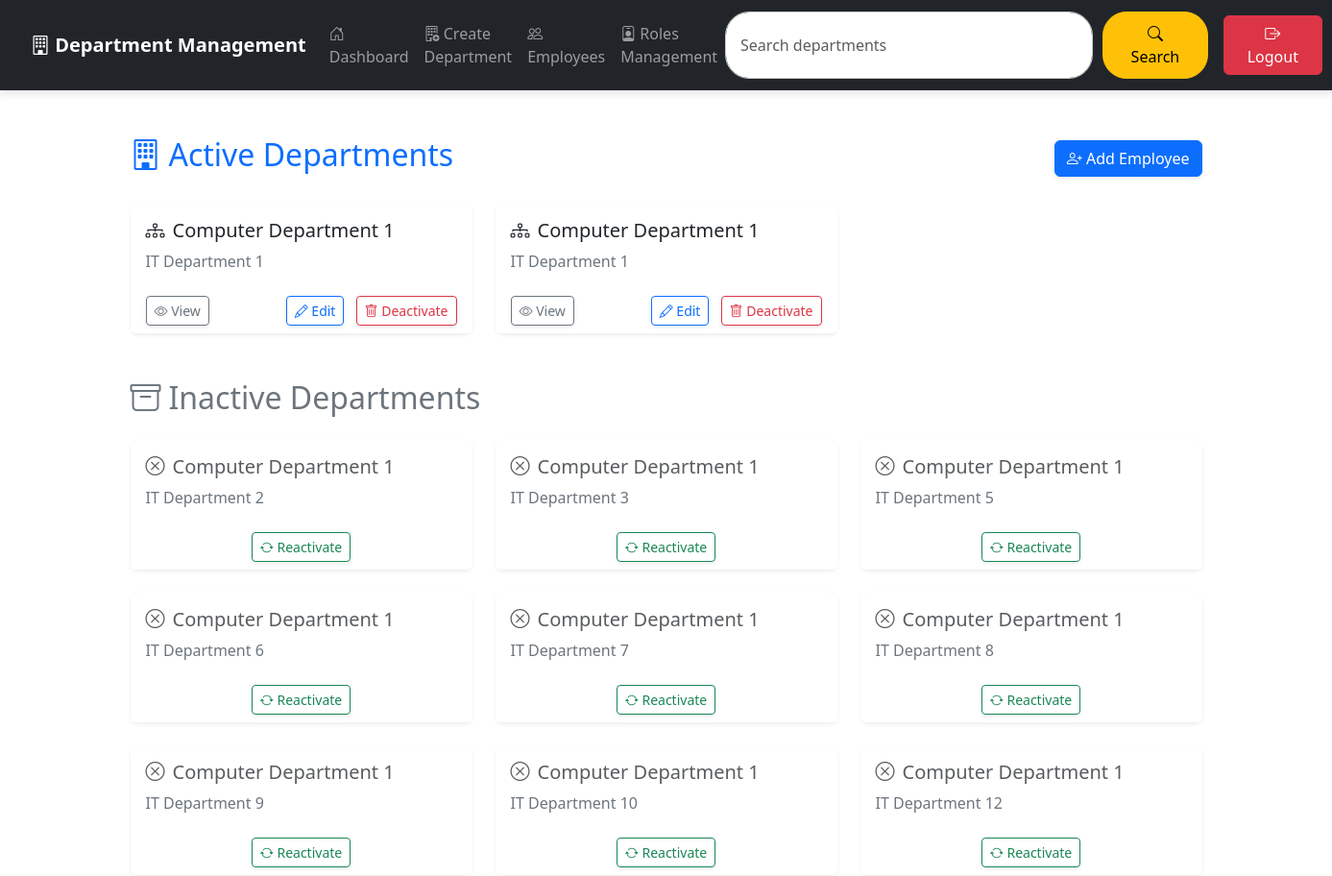
/departments/ (signed in, upper part), run on an earlier commit of the app's database.
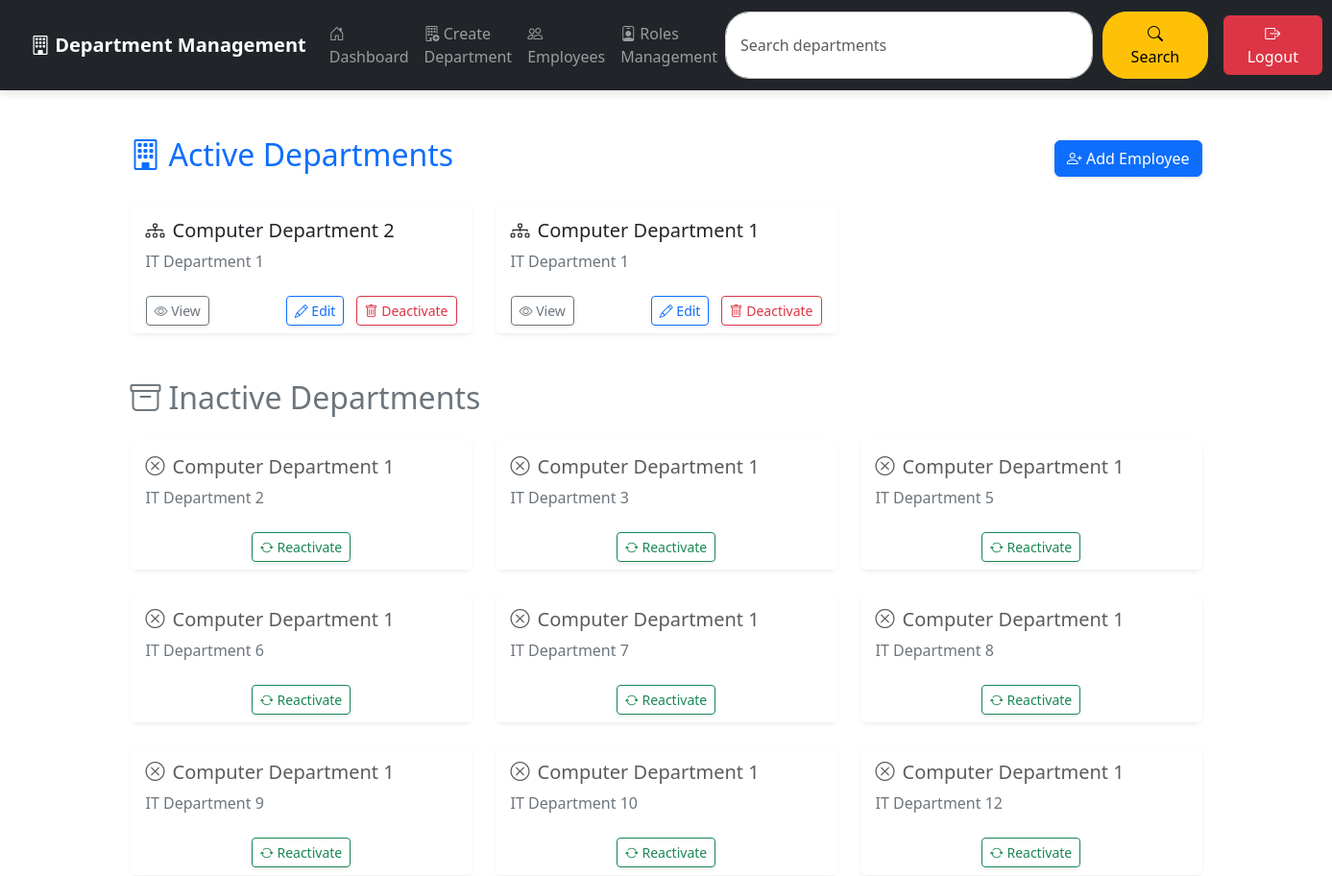
And on a later commit of the database.
### app/models.py (models this page shows, shortened)
class Department(models.Model):
    dept_id = models.AutoField(primary_key=True, unique=True)
    dept_name = models.CharField(max_length=100)
    description = models.CharField(max_length=300)
    created_at = models.DateTimeField(auto_now_add=True)
    updated_at = models.DateTimeField(auto_now=True)
    status = models.BooleanField(default=True)
    order = models.PositiveIntegerField(default=0)
    class Meta:
        db_table = 'department'
        verbose_name = 'Department'
        verbose_name_plural = 'Departments'

### app/views.py (the view)
# urls.py: path('', views.department_dashboard, name='dashboard'),
@login_required
@user_passes_test(is_admin)
def department_dashboard(request):
    active_departments = Department.objects.filter(status=True)
    inactive_departments = Department.objects.filter(status=False)
    return render(request, 'departments/dashboard.html', {
        'active_departments': active_departments,
        'inactive_departments': inactive_departments
    })

### app/views.py (called while the page is built)
def is_admin(user):
    return user.is_superuser

### app/templates/departments/dashboard.html (shortened to what this page needs)
{% extends 'base.html' %}
{% block content %}
<div class="container mt-4">
    <div class="d-flex justify-content-between align-items-center mb-4">
        <h2 class="text-primary d-flex align-items-center">
            <i class="bi bi-building me-2"></i> Active Departments
        </h2>
        <a href="{% url 'create_employee' %}" class="btn btn-primary shadow-sm">
            <i class="bi bi-person-plus"></i> Add Employee
        </a>
    </div>
    {% if active_departments %}
        <div class="row row-cols-1 row-cols-md-2 row-cols-lg-3 g-4">
            {% for department in active_departments %}
            <div class="col">
                <div class="card h-100 shadow-sm border-0 rounded-3">
                    <div class="card-body">
                        <h5 class="card-title text-dark d-flex align-items-center">
                            <i class="bi bi-diagram-3 me-2"></i> {{ department.dept_name }}
                        </h5>
                        <p class="card-text text-secondary">{{ department.description }}</p>
                    </div>
                    <div class="card-footer bg-white d-flex justify-content-between border-0">
                        <a href="{% url 'departments:view_employees' department.dept_id %}" class="btn btn-outline-secondary btn-sm shadow-sm">
                            <i class="bi bi-eye"></i> View
                        </a>
                        <div>
                            <a href="{% url 'departments:update' department.dept_id %}" class="btn btn-outline-primary btn-sm shadow-sm me-2">
                                <i class="bi bi-pencil"></i> Edit
                            </a>
                            <a href="{% url 'departments:delete' department.dept_id %}" class="btn btn-outline-danger btn-sm shadow-sm">
                                <i class="bi bi-trash"></i> Deactivate
                            </a>
                        </div>
                    </div>
                </div>
            </div>
            {% endfor %}
        </div>
    {% endif %}
    <h2 class="mt-5 mb-4 text-secondary d-flex align-items-center">
        <i class="bi bi-archive me-2"></i> Inactive Departments
    </h2>
    {% if inactive_departments %}
        <div class="row row-cols-1 row-cols-md-2 row-cols-lg-3 g-4">
            {% for department in inactive_departments %}
            <div class="col">
                <div class="card h-100 shadow-sm border-0 rounded-3">
                    <div class="card-body">
                        <h5 class="card-title text-muted d-flex align-items-center">
                            <i class="bi bi-x-circle me-2"></i> {{ department.dept_name }}
                        </h5>
                        <p class="card-text text-secondary">{{ department.description }}</p>
                    </div>
                    <div class="card-footer bg-white text-center border-0">
                        <a href="{% url 'departments:reactivate' department.dept_id %}" class="btn btn-outline-success btn-sm shadow-sm">
                            <i class="bi bi-arrow-repeat"></i> Reactivate
                        </a>
                    </div>
                </div>
            </div>
            {% endfor %}
        </div>
    {% else %}
        <div class="alert alert-warning d-flex align-items-center justify-content-center shadow-sm p-4 rounded border-start border-warning border-4" role="alert">
            <i class="bi bi-exclamation-triangle me-2 fs-3 text-warning"></i>
            <span class="fw-bold text-dark">No inactive departments found.</span>
        </div>
    {% endif %}
</div>
{% endblock %}

What changed in the data, as far as the page shows it:
changed Department: dept_name "Computer Department 1" → "Computer Department 2"
